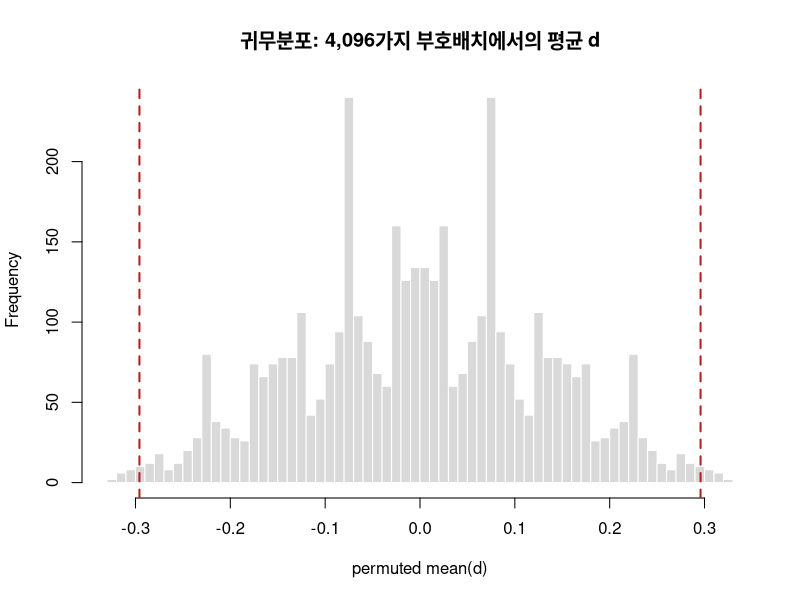
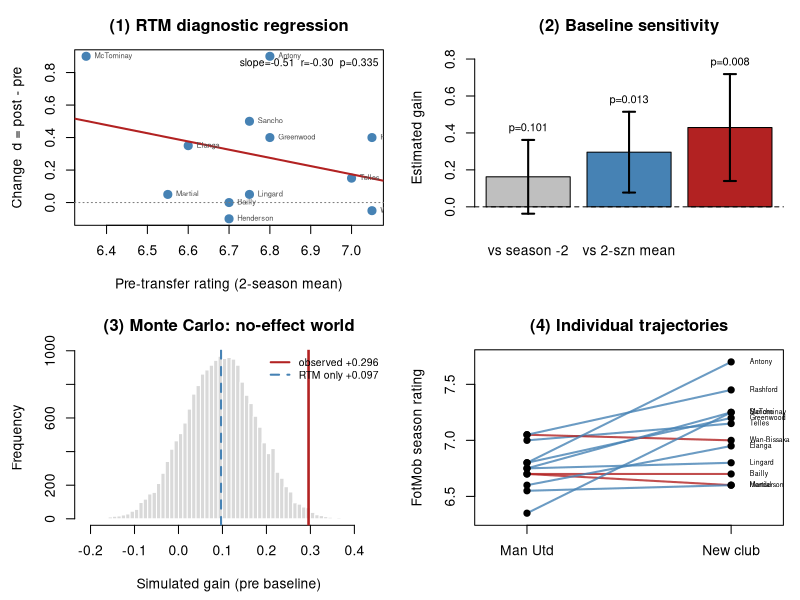

Write R code to recreate these figures, in order.
# =====================================================================
# STEP 1. 데이터 구축 + 기술통계 + 대응표본 검정
# Is exiting Manchester United good for a player?
# =====================================================================
mu <- data.frame(
  player = c("Dean Henderson","Eric Bailly","Alex Telles","Anthony Martial",
             "Jesse Lingard","Anthony Elanga","Mason Greenwood","Aaron Wan-Bissaka",
             "Scott McTominay","Jadon Sancho","Antony","Marcus Rashford"),
  year   = c(2022,2022,2022,2024,2022,2023,2023,2024,2024,2024,2025,2025),
  age    = c(25,28,29,28,29,21,21,26,27,23,24,27),
  pos    = c("GK","DF","DF","FW","MF","FW","FW","DF","MF","FW","FW","FW"),
  loan   = c(1,1,1,0,0,0,1,0,0,1,1,1),   # 1 = 임대, 0 = 완전이적
  pre1   = c(6.8,6.7,6.9,6.8,7.0,6.7,6.8,7.1,6.9,7.1,6.9,7.0),  # 맨유 마지막-2 시즌
  pre2   = c(6.6,6.7,7.1,6.3,6.5,6.5,6.8,7.0,5.8,6.4,6.7,7.1),  # 맨유 마지막 시즌
  post1  = c(6.7,6.7,6.8,6.9,6.6,6.9,7.2,7.3,7.4,7.4,7.6,7.3),
  post2  = c(6.5,6.7,7.5,6.3,7.0,7.0,7.2,6.7,7.1,7.1,7.8,7.6),
  stringsAsFactors = FALSE
)
mu$pre  <- rowMeans(mu[,c("pre1","pre2")])   # 이적 전 2시즌 평균
mu$post <- rowMeans(mu[,c("post1","post2")]) # 이적 후 2시즌 평균
mu$d    <- mu$post - mu$pre                  # 대응 차이(paired difference)

cat("\n[표 1] 선수별 이적 전/후 평균 평점\n")
print(format(mu[,c("player","pos","loan","pre","post","d")], nsmall=3), row.names=FALSE)

n <- nrow(mu); dbar <- mean(mu$d); s <- sd(mu$d); se <- s/sqrt(n)
cat(sprintf("\nn = %d | mean(d) = %.4f | sd(d) = %.4f | SE = %.4f\n", n, dbar, s, se))
cat(sprintf("상승 %d명 / 하락 %d명 / 동일 %d명\n",
            sum(mu$d>0), sum(mu$d<0), sum(mu$d==0)))

cat("\n--- (a) 대응표본 t검정 (paired t-test) ---\n")
print(t.test(mu$post, mu$pre, paired=TRUE))
cat(sprintf("Cohen's dz = %.3f\n", dbar/s))

cat("\n--- (b) Wilcoxon 부호순위검정 (Wilcoxon signed-rank test) ---\n")
print(suppressWarnings(wilcox.test(mu$post, mu$pre, paired=TRUE, exact=FALSE)))

cat("\n--- (c) 부호검정 (sign test) ---\n")
pos <- sum(mu$d>0); nz <- sum(mu$d!=0)
print(binom.test(pos, nz, p=0.5))

cat("\n--- (d) 정규성 확인 (Shapiro-Wilk normality test) ---\n")
print(shapiro.test(mu$d))


set.seed(2025)

# 주사위 36번 던져 "1이 나온 횟수"를 세는 실험
roll <- function(reps) rbinom(reps, size = 36, prob = 1/6)

cat("이론값 (theoretical):  평균 =", 36*(1/6),
    " 표준편차 =", round(sqrt(36*(1/6)*(5/6)), 4), "\n\n")

for (N in c(20, 100, 1000, 10000, 100000)) {
  x <- roll(N)
  cat(sprintf("N = %6d회 반복 →  평균 = %.4f   표준편차 = %.4f\n",
              N, mean(x), sd(x)))
}


# =====================================================================
# STEP 2. 전수 순열검정 (exact sign-flip permutation test)
#   H0: 이적은 기량에 영향이 없다 → 선수 내부에서 '전/후' 라벨 교환 가능
#   교환 = d의 부호 반전 → 2^12 = 4,096가지 배치를 전부 열거
# =====================================================================
d <- c(-0.10, 0.00, 0.15, 0.05, 0.05, 0.35,
       0.40, -0.05, 0.90, 0.50, 0.90, 0.40)
n <- length(d)

# 4096 x 12 부호행렬: 가능한 모든 (+1/-1) 조합을 전부 생성
signs <- as.matrix(expand.grid(rep(list(c(-1, 1)), n)))
cat("총 배치 수:", nrow(signs), "= 2^", n, "\n\n", sep="")

# --- 통계량 (A) 평균 차이 ---------------------------------------------
obs_mean  <- mean(d)
perm_mean <- as.vector(signs %*% d) / n
p_mean    <- mean(abs(perm_mean) >= abs(obs_mean) - 1e-12)

# --- 통계량 (B) 부호순위합 (Wilcoxon) ---------------------------------
r <- numeric(n); nz <- d != 0
r[nz] <- rank(abs(d[nz]))              # d=0 관측치는 순위에서 제외
obs_sr  <- sum(sign(d) * r)
perm_sr <- as.vector(signs %*% r)
p_sr    <- mean(abs(perm_sr) >= abs(obs_sr) - 1e-12)

# --- 통계량 (C) 부호합 (sign test) ------------------------------------
obs_sg  <- sum(sign(d))
perm_sg <- as.vector(signs %*% abs(sign(d)))
p_sg    <- mean(abs(perm_sg) >= abs(obs_sg) - 1e-12)

cat(sprintf("(A) 평균 d      관측 %+.4f   정확 p = %.5f\n", obs_mean, p_mean))
cat(sprintf("(B) 부호순위    W+ = %.0f      정확 p = %.5f\n", sum(r[d>0]), p_sr))
cat(sprintf("(C) 부호합      %+d          정확 p = %.5f\n", obs_sg, p_sg))

# --- 귀무분포 시각화 ---------------------------------------------------
hist(perm_mean, breaks = 60, col = "grey85", border = "white",
     main = "귀무분포: 4,096가지 부호배치에서의 평균 d",
     xlab = "permuted mean(d)")
abline(v = c(-obs_mean, obs_mean), col = "firebrick", lwd = 2, lty = 2)


# =====================================================================
# STEP 3. 평균회귀(regression to the mean) 편향 검증
#   질문: "탈맨 효과"가 아니라 "부진한 선수를 골라 판 것"의 부산물 아닌가?
# =====================================================================
mu <- data.frame(
  player = c("Henderson","Bailly","Telles","Martial","Lingard","Elanga","Greenwood",
             "Wan-Bissaka","McTominay","Sancho","Antony","Rashford"),
  pos  = c("GK","DF","DF","FW","MF","FW","FW","DF","MF","FW","FW","FW"),
  loan = c(1,1,1,0,0,0,1,0,0,1,1,1),          # 1=임대
  down = c(0,1,1,1,1,0,1,0,1,1,1,0),          # 1=리그 수준 하향
  pre1 = c(6.8,6.7,6.9,6.8,7.0,6.7,6.8,7.1,6.9,7.1,6.9,7.0),   # 맨유 마지막-2
  pre2 = c(6.6,6.7,7.1,6.3,6.5,6.5,6.8,7.0,5.8,6.4,6.7,7.1),   # 맨유 마지막
  post1= c(6.7,6.7,6.8,6.9,6.6,6.9,7.2,7.3,7.4,7.4,7.6,7.3),
  post2= c(6.5,6.7,7.5,6.3,7.0,7.0,7.2,6.7,7.1,7.1,7.8,7.6))
mu$pre  <- rowMeans(mu[,c("pre1","pre2")])
mu$post <- rowMeans(mu[,c("post1","post2")])
mu$d    <- mu$post - mu$pre

# ---------------------------------------------------------------------
# 3-A. 기준시즌 민감도 (baseline sensitivity)
#   방출 결정에 가까운 시즌을 기준으로 삼을수록 효과가 커진다면 = RTM 신호
# ---------------------------------------------------------------------
cat("=== 3-A. 기준시즌 민감도 ===\n")
lab <- c(pre1="마지막-2시즌", pre="2시즌 평균", pre2="마지막 시즌")
est <- lo <- hi <- pv <- setNames(numeric(3), names(lab))
for (b in names(lab)) {
  g <- mu$post - mu[[b]]; tt <- t.test(g)
  est[b]<-mean(g); lo[b]<-tt$conf.int[1]; hi[b]<-tt$conf.int[2]; pv[b]<-tt$p.value
  cat(sprintf("%-12s 기준: %+.4f  95%%CI[%+.3f,%+.3f]  p=%.4f\n",
              lab[b], est[b], lo[b], hi[b], pv[b]))
}

# ---------------------------------------------------------------------
# 3-B. 평균회귀 진단 회귀 (RTM diagnostic regression)
# ---------------------------------------------------------------------
cat("\n=== 3-B. 진단 회귀 ===\n")
m <- lm(d ~ pre, data = mu)
print(summary(m))
cat(sprintf("r(pre, d) = %.3f\n", cor(mu$pre, mu$d)))
cat(sprintf("[대조] pre1 기준 회귀 기울기 = %.3f (p=%.4f)\n",
            coef(lm(I(post-pre1) ~ pre1, data=mu))[2],
            summary(lm(I(post-pre1) ~ pre1, data=mu))$coefficients[2,4]))

# ---------------------------------------------------------------------
# 3-C. 분산 성분 추정 (variance components)
#   같은 선수의 두 시즌 차이 -> 시즌간 변동 sigma_w
# ---------------------------------------------------------------------
cat("\n=== 3-C. 분산 성분 ===\n")
vw_pre  <- mean((mu$pre1 - mu$pre2)^2)/2      # Var(A-B)=2*sigma_w^2
vw_post <- mean((mu$post1 - mu$post2)^2)/2
sw <- sqrt((vw_pre + vw_post)/2)
sb2 <- var(mu$pre) - sw^2/2                   # 관측분산 = sigma_b^2 + sigma_w^2/2
cat(sprintf("sigma_w (시즌간 변동)  = %.4f\n", sw))
cat(sprintf("관측 pre 분산          = %.4f\n", var(mu$pre)))
cat(sprintf("함의 sigma_b^2         = %.4f  -> sigma_b = %.3f\n", sb2, sqrt(max(0,sb2))))
cat(sprintf("신뢰도 reliability R   = %.3f\n", max(0,sb2)/(max(0,sb2)+sw^2/2)))

# ---------------------------------------------------------------------
# 3-D. 몬테카를로: "이적 효과 = 0" 인 가상 세계
# ---------------------------------------------------------------------
sim <- function(nsim=8000, N=25, k=12, sb=0.20, sw=0.2926, sel="pre2") {
  g1 <- g <- g2 <- numeric(nsim)
  for (i in 1:nsim) {
    th <- rnorm(N, 6.75, sb)                    # 진짜 실력 (변하지 않음)
    p1 <- th + rnorm(N,0,sw); p2 <- th + rnorm(N,0,sw)
    crit <- if (sel=="pre2") p2 else (p1+p2)/2  # 방출 기준
    s <- order(crit)[1:k]                       # 부진한 k명을 내보냄
    q1 <- th[s] + rnorm(k,0,sw)                 # 이적 후: 실력 동일, 노이즈만 새로
    q2 <- th[s] + rnorm(k,0,sw)
    po <- (q1+q2)/2
    g1[i] <- mean(po - p1[s])
    g[i]  <- mean(po - (p1[s]+p2[s])/2)
    g2[i] <- mean(po - p2[s])
  }
  list(pre1=g1, pre=g, pre2=g2)
}

cat("\n=== 3-D. 몬테카를로 (효과=0 가상세계) ===\n")
set.seed(20250903)
cat(sprintf("%-8s %-4s | %9s %9s %9s | %9s\n","sigma_b","N","pre1기준","pre기준","pre2기준","P(>=관측)"))
for (sb in c(0.05,0.10,0.15,0.20,0.25)) for (N in c(18,25,35)) {
  r <- sim(8000, N=N, sb=sb)
  cat(sprintf("%-8.2f %-4d | %+9.4f %+9.4f %+9.4f | %9.4f\n",
              sb, N, mean(r$pre1), mean(r$pre), mean(r$pre2), mean(r$pre >= 0.2958)))
}
cat("\n[대안] 방출 기준 = 2시즌 평균인 경우\n")
for (sb in c(0.10,0.20)) for (N in c(25,35)) {
  r <- sim(8000, N=N, sb=sb, sel="pre")
  cat(sprintf("%-8.2f %-4d | %+9.4f %+9.4f %+9.4f | %9.4f\n",
              sb, N, mean(r$pre1), mean(r$pre), mean(r$pre2), mean(r$pre >= 0.2958)))
}

# ---------------------------------------------------------------------
# 3-E. 부트스트랩 + 하위집단
# ---------------------------------------------------------------------
cat("\n=== 3-E. 부트스트랩 & 하위집단 ===\n")
set.seed(1); bs <- replicate(20000, mean(sample(mu$d, 12, replace=TRUE)))
cat(sprintf("bootstrap 95%%CI [%.3f, %.3f]\n", quantile(bs,.025), quantile(bs,.975)))
cat(sprintf("임대 %+.3f vs 완전이적 %+.3f (p=%.3f)\n",
            mean(mu$d[mu$loan==1]), mean(mu$d[mu$loan==0]), t.test(d~loan,data=mu)$p.value))
cat(sprintf("리그하향 %+.3f vs 동급이상 %+.3f (p=%.3f)\n",
            mean(mu$d[mu$down==1]), mean(mu$d[mu$down==0]), t.test(d~down,data=mu)$p.value))

# ---------------------------------------------------------------------
# 3-F. 그래프 4종
# ---------------------------------------------------------------------
par(mfrow=c(2,2), mar=c(4.5,4.5,3,1))

## (1) 회귀 그래프: 이적 전 평점 vs 상승폭
plot(mu$pre, mu$d, pch=19, col="steelblue", cex=1.3,
     xlab="Pre-transfer rating (2-season mean)", ylab="Change  d = post - pre",
     main="(1) RTM diagnostic regression")
abline(m, col="firebrick", lwd=2)
abline(h=0, lty=3, col="grey50")
text(mu$pre, mu$d, mu$player, pos=4, cex=0.55, col="grey30")
legend("topright", bty="n", cex=0.75,
       legend=sprintf("slope=%.2f  r=%.2f  p=%.3f",
                      coef(m)[2], cor(mu$pre,mu$d), summary(m)$coefficients[2,4]))

## (2) 기준시즌 민감도
bp <- barplot(est, ylim=c(-0.1,0.85), col=c("grey75","steelblue","firebrick"),
              names.arg=c("vs season -2","vs 2-szn mean","vs final season"),
              ylab="Estimated gain", main="(2) Baseline sensitivity")
arrows(bp, lo, bp, hi, angle=90, code=3, length=0.06, lwd=2)
abline(h=0, lty=2)
text(bp, hi+0.06, sprintf("p=%.3f", pv), cex=0.8)

## (3) 몬테카를로 귀무분포
set.seed(7); r <- sim(20000, N=25, sb=0.20)
hist(r$pre, breaks=60, col="grey85", border="white",
     main="(3) Monte Carlo: no-effect world", xlab="Simulated gain (pre baseline)")
abline(v=0.2958, col="firebrick", lwd=2.5)
abline(v=mean(r$pre), col="steelblue", lwd=2, lty=2)
legend("topright", bty="n", cex=0.75, lty=c(1,2), lwd=2,
       col=c("firebrick","steelblue"),
       legend=c("observed +0.296", sprintf("RTM only %+.3f", mean(r$pre))))

## (4) 선수별 이적 전후 변화
plot(NA, xlim=c(0.8,2.2), ylim=range(c(mu$pre,mu$post))+c(-.05,.05), xaxt="n",
     xlab="", ylab="FotMob season rating", main="(4) Individual trajectories")
axis(1, at=1:2, labels=c("Man Utd","New club"))
for (i in 1:nrow(mu))
  lines(1:2, c(mu$pre[i], mu$post[i]), lwd=2,
        col=ifelse(mu$d[i]>0, adjustcolor("steelblue",.8), adjustcolor("firebrick",.8)))
points(rep(1,12), mu$pre, pch=19); points(rep(2,12), mu$post, pch=19)
text(2.05, mu$post, mu$player, pos=4, cex=0.5, xpd=NA)
par(mfrow=c(1,1))


# =====================================================================
# STEP 4. 효과 분해 및 검정력 분석 (수정판)
# =====================================================================
d  <- c(-0.10,0.00,0.15,0.05,0.05,0.35,0.40,-0.05,0.90,0.50,0.90,0.40)  # 2시즌평균 기준
g1 <- c(-0.20,0.00,0.25,-0.20,-0.20,0.25,0.40,-0.10,0.35,0.15,0.80,0.45) # pre1 기준

cat("=== 관측 효과의 분해 ===\n")
obs <- mean(d); rtm_lo <- 0.097; rtm_hi <- 0.195
cat(sprintf("관측 총 상승폭              : %+.4f (sd=%.4f)\n", obs, sd(d)))
cat(sprintf("평균회귀 기여 (시뮬레이션)  : %+.3f ~ %+.3f\n", rtm_lo, rtm_hi))
cat(sprintf("잔여 효과 (residual)        : %+.3f ~ %+.3f\n", obs-rtm_hi, obs-rtm_lo))
cat(sprintf("RTM-robust 추정 (pre1 기준) : %+.4f (sd=%.4f, p=%.4f)\n\n",
            mean(g1), sd(g1), t.test(g1)$p.value))

cat("=== 검정력 (power), n=12 ===\n")
for (delta in c(0.10, 0.15, mean(g1), 0.20, obs)) {
  cat(sprintf("참 효과 %+.4f | sd=0.3441 -> power=%.4f | sd=0.3142 -> power=%.4f\n",
              delta,
              power.t.test(n=12, delta=delta, sd=sd(d),  type="paired")$power,
              power.t.test(n=12, delta=delta, sd=sd(g1), type="paired")$power))
}

cat("\n=== power=0.80 달성에 필요한 n ===\n")
cat(sprintf("d 기준    (delta=%.4f, sd=%.4f) : n = %.1f\n", obs, sd(d),
            power.t.test(delta=obs, sd=sd(d), power=.8, type="paired")$n))
cat(sprintf("pre1 기준 (delta=%.4f, sd=%.4f) : n = %.1f   <-- 권장\n", mean(g1), sd(g1),
            power.t.test(delta=mean(g1), sd=sd(g1), power=.8, type="paired")$n))
